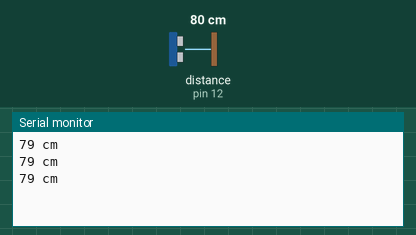
A sketch run on a simulated Arduino Uno, built with avr-gcc and run on an emulated ATmega328P. Shown: the last lines printed to the serial monitor. Wiring (inferred from the names in the program): ultrasonic range finder: trigger pin 13; echo pin 12. Inputs (shaded band) come from the test bench; at power-on: distance to the obstacle (sensor on pin 12) 80 cm. The echo pulse lasts 58.3 µs per cm.

Above: at 1.3 s.
1.4 s: distance to the obstacle (sensor on pin 12) set to 194 cm
At 1.9 s:
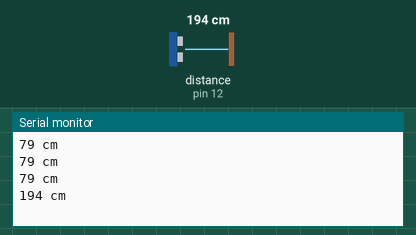
2.9 s: distance to the obstacle (sensor on pin 12) set to 202 cm
At 3.5 s:
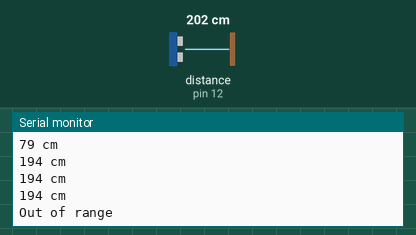

Measured:
- the behaviour switches between 199 and 200 cm on distance to the obstacle (sensor on pin 12) (found by bisection; images 1 and 2)
- after the input at 1.4 s, the serial monitor: prints a new line after 0.13 s (image 1)
- after the input at 2.9 s, the serial monitor: prints a new line after 0.16 s (image 2)

The sketch:

distance-sensor.ino
```cpp
#define trigPin 13
#define echoPin 12

void setup() {
  Serial.begin (9600);
  pinMode(trigPin, OUTPUT);
}

void loop() {
  long duration, distance;
  digitalWrite(trigPin, LOW);  // Added this line
  delayMicroseconds(2); // Added this line
  digitalWrite(trigPin, HIGH);
//  delayMicroseconds(1000); - Removed this line
  delayMicroseconds(10); // Added this line
  digitalWrite(trigPin, LOW);
  duration = pulseIn(echoPin, HIGH);
  distance = (duration/2) / 29.1;

  if (distance >= 200 || distance <= 0){
    Serial.println("Out of range");
  }
  else {
    Serial.print(distance);
    Serial.println(" cm");
  }
  delay(500);
}
```
